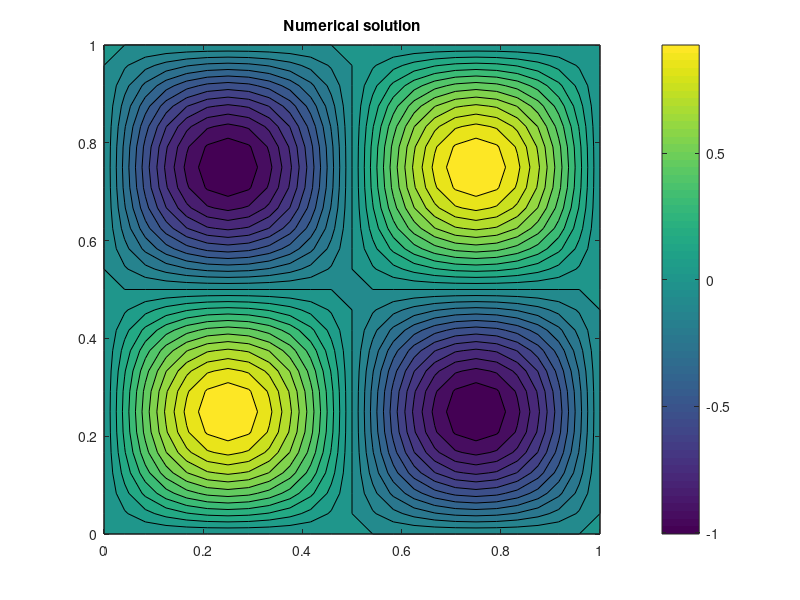
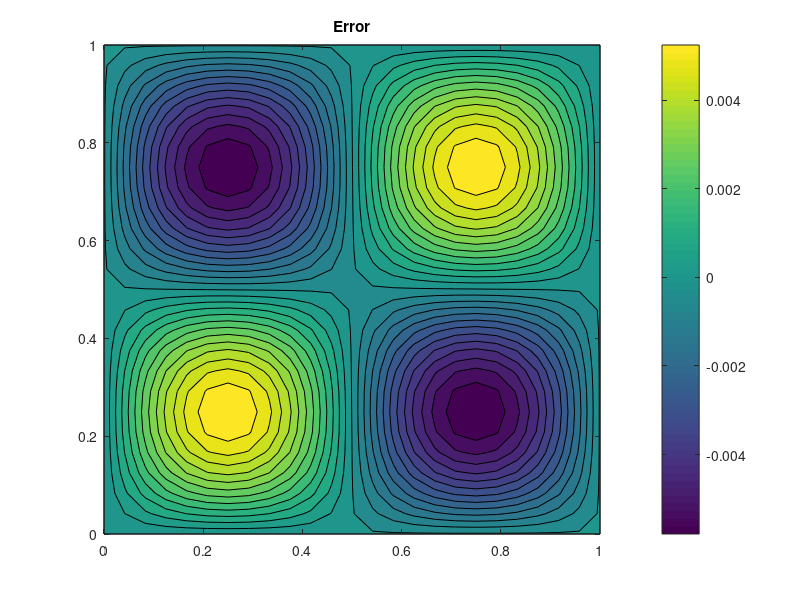

These figures' MATLAB source, in order:
% Solve 2-D poisson equation using Gauss-Seidel method
n=25;
xmin=0; xmax=1; ymin=xmin; ymax=xmax;
h = (xmax-xmin)/(n-1); TOL=1e-6; res=TOL+1; iter=0;
x=linspace(xmin,xmax,n);
y=linspace(ymin,ymax,n);
[X,Y]=ndgrid(x,y);
f=2*(2*pi)^2*sin(2*pi*X).*sin(2*pi*Y);
u=zeros(n,n);
while res>TOL
   res = 0; iter=iter+1;
   for i=2:n-1
      for j=2:n-1
         uold   = u(i,j);
         u(i,j) = 0.25*(u(i-1,j) + u(i+1,j) + u(i,j-1) + u(i,j+1)) + ...
                  0.25*h^2*f(i,j);
         res = res + (u(i,j) - uold)^2;
       end
   end
   res = sqrt(res / n^2);
   fprintf(1,'Iter=%d,  residue=%e\n',iter,res);
end
figure(1); contourf(X,Y,u,25); title('Numerical solution'); colorbar;
% Exact solution
ue=sin(2*pi*X).*sin(2*pi*Y);
figure(2); contourf(X,Y,u-ue,25); title('Error'); colorbar;
